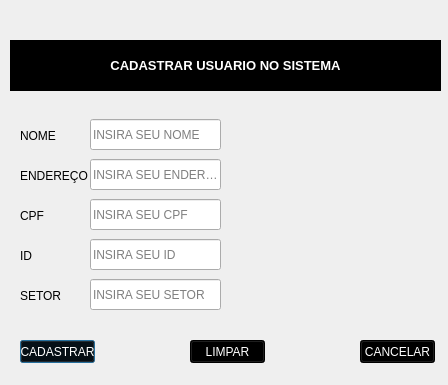
<?xml version="1.0" encoding="UTF-8"?>
<ui version="4.0">
 <class>Dialog</class>
 <widget class="QDialog" name="Dialog">
  <property name="geometry">
   <rect>
    <x>0</x>
    <y>0</y>
    <width>448</width>
    <height>385</height>
   </rect>
  </property>
  <property name="windowTitle">
   <string>Dialog</string>
  </property>
  <widget class="QLabel" name="label">
   <property name="geometry">
    <rect>
     <x>10</x>
     <y>40</y>
     <width>431</width>
     <height>51</height>
    </rect>
   </property>
   <property name="styleSheet">
    <string notr="true">background-color: rgb(0, 0, 0);
color: rgb(255, 255, 255);</string>
   </property>
   <property name="text">
    <string>&lt;html&gt;&lt;head/&gt;&lt;body&gt;&lt;p align=&quot;center&quot;&gt;&lt;span style=&quot; font-size:10pt; font-weight:600;&quot;&gt;CADASTRAR USUARIO NO SISTEMA&lt;/span&gt;&lt;/p&gt;&lt;/body&gt;&lt;/html&gt;</string>
   </property>
  </widget>
  <widget class="QLabel" name="label_2">
   <property name="geometry">
    <rect>
     <x>20</x>
     <y>120</y>
     <width>71</width>
     <height>31</height>
    </rect>
   </property>
   <property name="text">
    <string>NOME</string>
   </property>
  </widget>
  <widget class="QLabel" name="label_3">
   <property name="geometry">
    <rect>
     <x>20</x>
     <y>160</y>
     <width>71</width>
     <height>31</height>
    </rect>
   </property>
   <property name="text">
    <string>ENDEREÇO</string>
   </property>
  </widget>
  <widget class="QLabel" name="label_4">
   <property name="geometry">
    <rect>
     <x>20</x>
     <y>200</y>
     <width>71</width>
     <height>31</height>
    </rect>
   </property>
   <property name="text">
    <string>CPF</string>
   </property>
  </widget>
  <widget class="QLabel" name="label_5">
   <property name="geometry">
    <rect>
     <x>20</x>
     <y>240</y>
     <width>71</width>
     <height>31</height>
    </rect>
   </property>
   <property name="text">
    <string>ID</string>
   </property>
  </widget>
  <widget class="QLabel" name="label_6">
   <property name="geometry">
    <rect>
     <x>20</x>
     <y>280</y>
     <width>71</width>
     <height>31</height>
    </rect>
   </property>
   <property name="text">
    <string>SETOR</string>
   </property>
  </widget>
  <widget class="QPushButton" name="btnADD">
   <property name="geometry">
    <rect>
     <x>20</x>
     <y>340</y>
     <width>75</width>
     <height>23</height>
    </rect>
   </property>
   <property name="styleSheet">
    <string notr="true">background-color: rgb(0, 0, 0);
color: rgb(255, 255, 255);</string>
   </property>
   <property name="text">
    <string>CADASTRAR</string>
   </property>
  </widget>
  <widget class="QPushButton" name="btnL">
   <property name="geometry">
    <rect>
     <x>190</x>
     <y>340</y>
     <width>75</width>
     <height>23</height>
    </rect>
   </property>
   <property name="styleSheet">
    <string notr="true">color: rgb(255, 255, 255);
background-color: rgb(0, 0, 0);</string>
   </property>
   <property name="text">
    <string>LIMPAR</string>
   </property>
  </widget>
  <widget class="QPushButton" name="btnC">
   <property name="geometry">
    <rect>
     <x>360</x>
     <y>340</y>
     <width>75</width>
     <height>23</height>
    </rect>
   </property>
   <property name="styleSheet">
    <string notr="true">color: rgb(255, 255, 255);
background-color: rgb(0, 0, 0);</string>
   </property>
   <property name="text">
    <string>CANCELAR</string>
   </property>
  </widget>
  <widget class="QLineEdit" name="inputNOME">
   <property name="geometry">
    <rect>
     <x>90</x>
     <y>119</y>
     <width>131</width>
     <height>31</height>
    </rect>
   </property>
   <property name="placeholderText">
    <string>INSIRA SEU NOME</string>
   </property>
  </widget>
  <widget class="QLineEdit" name="inputENDERECO">
   <property name="geometry">
    <rect>
     <x>90</x>
     <y>159</y>
     <width>131</width>
     <height>31</height>
    </rect>
   </property>
   <property name="placeholderText">
    <string>INSIRA SEU ENDEREÇO</string>
   </property>
  </widget>
  <widget class="QLineEdit" name="inputCPF">
   <property name="geometry">
    <rect>
     <x>90</x>
     <y>199</y>
     <width>131</width>
     <height>31</height>
    </rect>
   </property>
   <property name="placeholderText">
    <string>INSIRA SEU CPF</string>
   </property>
  </widget>
  <widget class="QLineEdit" name="inputID">
   <property name="geometry">
    <rect>
     <x>90</x>
     <y>239</y>
     <width>131</width>
     <height>31</height>
    </rect>
   </property>
   <property name="placeholderText">
    <string>INSIRA SEU ID</string>
   </property>
  </widget>
  <widget class="QLineEdit" name="inputSETOR">
   <property name="geometry">
    <rect>
     <x>90</x>
     <y>279</y>
     <width>131</width>
     <height>31</height>
    </rect>
   </property>
   <property name="placeholderText">
    <string>INSIRA SEU SETOR</string>
   </property>
  </widget>
  <widget class="QLabel" name="label_7">
   <property name="geometry">
    <rect>
     <x>240</x>
     <y>120</y>
     <width>181</width>
     <height>211</height>
    </rect>
   </property>
   <property name="styleSheet">
    <string notr="true">image:url(:/add/ICONES/CADASTRAR.png)</string>
   </property>
   <property name="text">
    <string>&lt;html&gt;&lt;head/&gt;&lt;body&gt;&lt;p&gt;&lt;br/&gt;&lt;/p&gt;&lt;/body&gt;&lt;/html&gt;</string>
   </property>
  </widget>
 </widget>
 <resources>
  <include location="CADASTRO.qrc"/>
 </resources>
 <connections/>
</ui>
